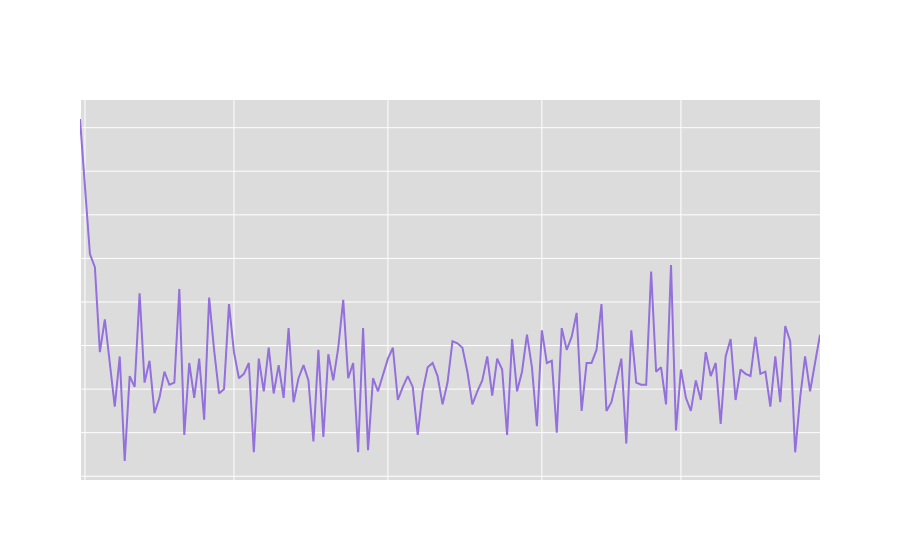

The notebook cell saved with this chart:
### Markdown cell above
## Rezultate și Vizualizare

Rezultatele sunt reprezentate grafic folosind librăria Plotly.
Primul grafic figurează modul în care gripa se modifică în fiecare zi, începând din luna noiembrie, până în ultima zi din martie.

Acest grafic ajută la înțelegerea modului în care gripa se răspândește în oraș.

### Code cell
# plotarea rezultatelor 
zile_pe_luna = [30, 31, 31, 28, 31]
luni = ['Nov', 'Dec', 'Jan', 'Feb', 'Mar'] 
pozitie_luna = [1] + [sum(zile_pe_luna[:i]) + 1 for i in range(1, len(zile_pe_luna))]

# for i, luna in enumerate(luni):
#     print(f"1st {luna} is on day {pozitie_luna[i]}")

fig = go.Figure()

fig.add_trace(go.Scatter(
    x=np.arange(simulare_zile), 
    y=nr_infectati_pe_zi, 
    mode='lines', 
    name='Numar infectati in perioda noiembrie - martie', 
    line=dict(color='MediumPurple', width=2)))

fig.update_layout(title=dict(text='Evoluția gripei în București (noiembrie - martie)', x=0.5),
                   xaxis=dict(title='Zile', tickvals=pozitie_luna, ticktext=luni),
                   yaxis_title='Nr persoane infectate',
                   paper_bgcolor='rgba(0,0,0,0)',
                   font=dict(family='system-ui', size=14, color='white'),
                   plot_bgcolor='Gainsboro')
fig.show()

### Figure 1 — Plotly figure (JSON) as saved in the notebook; plotly's stock layout.template omitted (floating-point values rounded to 4 significant figures; data arrays with more than 128 entries replaced by an {"elided": "..."} marker saying what was removed)
{"data": [{"line": {"color": "MediumPurple", "width": 2}, "mode": "lines", "name": "Numar infectati in perioda noiembrie - martie", "type": "scatter", "x": {"elided": "150 int values"}, "y": {"elided": "150 int values"}}], "layout": {"font": {"color": "white", "family": "system-ui", "size": 14}, "paper_bgcolor": "rgba(0,0,0,0)", "plot_bgcolor": "Gainsboro", "title": {"text": "Evoluția gripei în București (noiembrie - martie)", "x": 0.5}, "xaxis": {"ticktext": ["Nov", "Dec", "Jan", "Feb", "Mar"], "tickvals": [1, 31, 62, 93, 121], "title": {"text": "Zile"}}, "yaxis": {"title": {"text": "Nr persoane infectate"}}}}
